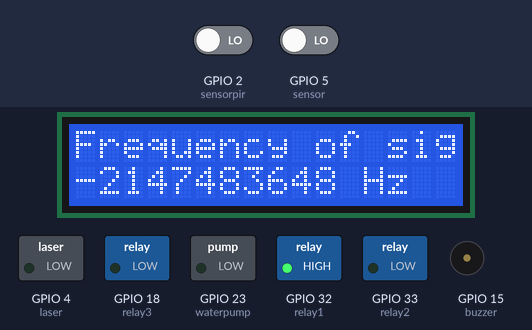
Bench run of a sketch on a simulated ESP32. Parts: 16×2 character LCD, switched loads named in the sketch (green lamp = pin HIGH), buzzer (waves = sounding, pin HIGH). The inputs (shaded band) are chosen by the test bench; at power-on: GPIO 2 (sensorpir) LOW, GPIO 5 (sensor) LOW. What the sketch prints to the serial monitor is not drawn.

Above: at 3.6 s.
3.7 s: GPIO 2 (sensorpir) driven HIGH
At 4.4 s:
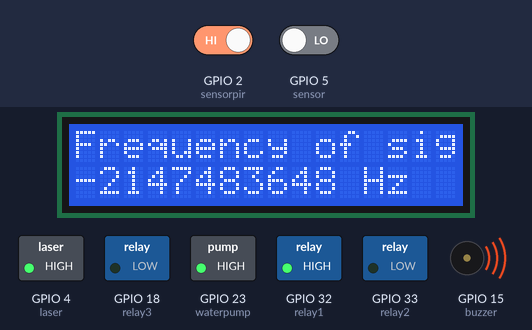
5.5 s: GPIO 2 (sensorpir) driven LOW
At 9.6 s:
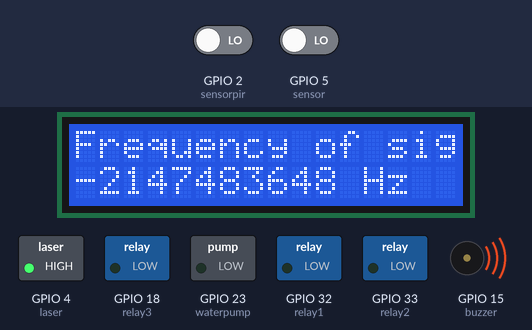
9.7 s: GPIO 2 (sensorpir) driven HIGH
At 13.0 s:
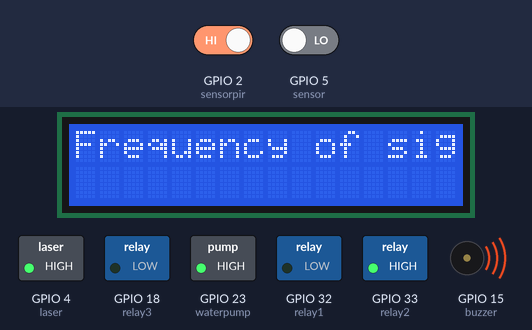
13.6 s: GPIO 2 (sensorpir) driven LOW
At 17.6 s:
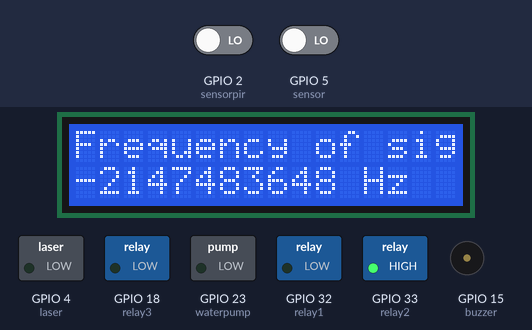
17.8 s: GPIO 2 (sensorpir) driven HIGH and GPIO 5 (sensor) driven HIGH
At 19.8 s:
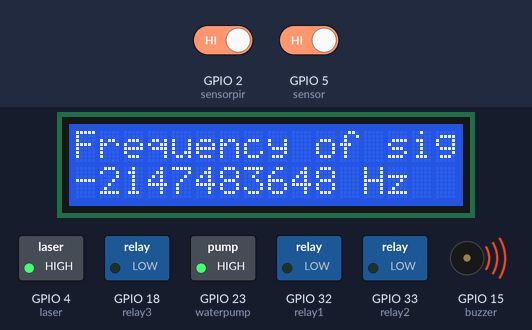
22.0 s: GPIO 2 (sensorpir) driven LOW
At 25.6 s:
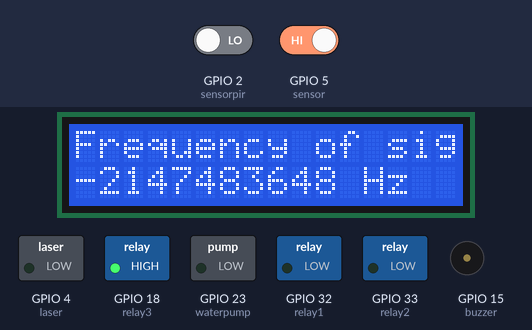
Timing chart, 0 to 27.1 s (numbered marks = the images above; inputs shaded):
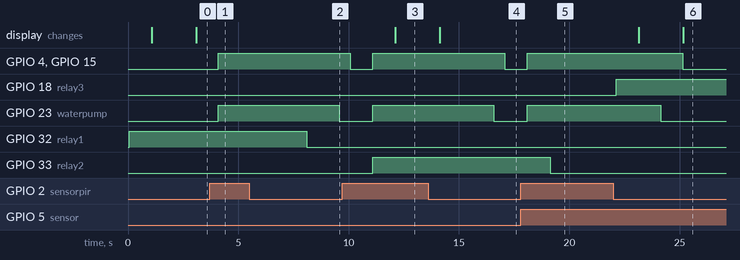

The sketch:

haikal_repellant.ino
```cpp
//INSECT/ANIMAL REPELLENT
//219.92.246.201

#include <LiquidCrystal_I2C.h>
//#include <Wire.h>

TaskHandle_t Task1;
TaskHandle_t Task2;

// set the LCD number of columns and rows
int lcdColumns = 16;
int lcdRows = 2;
LiquidCrystal_I2C lcd(0x27, lcdColumns, lcdRows);

int waterpump = 23;          // the pin that the waterpump is atteched to
int sensor = 5;            // the pin that the sensor is atteched to
int state = LOW;            // by default, no motion detected
int val = 0;                // variable to store the sensor status (value)

int relay1 = 32;
int relay2 = 33;
int relay3 = 18;

int Htime;              //integer for storing high time
int Ltime;              //integer for storing low time
float Ttime;            //integer for storing total time of a cycle
int frequency;        //storing frequency

int sensorpir = 2;
int laser = 4;
int buzzer = 15;

void setup() {
  Serial.begin(115200);

  pinMode(sensor, INPUT);
  pinMode(relay1, OUTPUT);
  pinMode(relay2, OUTPUT);
  pinMode(relay3, OUTPUT);

  pinMode(waterpump, OUTPUT);
  pinMode(sensorpir, INPUT);
  pinMode(laser, OUTPUT);
  pinMode(buzzer, OUTPUT);

  //I2C setup
  lcd.init();
  lcd.backlight();

  //create a task that will be executed in Task1code() func, with priority 1 and executed on core 0
  xTaskCreatePinnedToCore(
          Task1code,
          "Task1",
          10000,
          NULL,
          1,
          &Task1,
          0);
  delay(1000);

   //create a task that will be executed in Task2code() func, with priority 1 and executed on core 1
   xTaskCreatePinnedToCore(
          Task2code,
          "Task2",
          10000,
          NULL,
          1,
          &Task2,
          1);
  delay(1000);
}

void Task1code(void * pvParameters){
  Serial.print("Task1 running on core ");
  Serial.println(xPortGetCoreID());

  for(;;){

    //ReLAY 1
    digitalWrite(relay1,HIGH);
    delay(1000);
    freq();
    digitalWrite(relay1,LOW);
    delay(3000);

    //ReLAY 2
    digitalWrite(relay2,HIGH);
    delay(1000);
    freq();
    digitalWrite(relay2,LOW);
    delay(3000);

    //ReLAY 3
    digitalWrite(relay3,HIGH);
    delay(1000);
    freq();
    digitalWrite(relay3,LOW);
    delay(3000);
  }
}

void Task2code(void * pvParameters){
  Serial.print("Task2 running on core ");
  Serial.println(xPortGetCoreID());

  for(;;){
    spray();
  }
}

void loop(){}


//Code for reading frequency
 void freq(){

    lcd.clear();
    lcd.setCursor(0,0);
    lcd.print("Frequency of sig");

    Htime=pulseIn(sensor,HIGH);      //read high time
    Ltime=pulseIn(sensor,LOW);       //read low time

    Ttime = Htime+Ltime;

    frequency=1000000/Ttime;    //getting frequency with Ttime is in Micro seconds
    lcd.setCursor(0,1);
    lcd.print(frequency);
    lcd.print(" Hz");
    delay(5000);
}

//Code for Motion sensor
 void spray(){
    val = digitalRead(sensorpir);   // read sensor value

  if (val == HIGH) {           // check if the sensor is HIGH
    digitalWrite(waterpump, HIGH);   // turn waterpump ON

    digitalWrite(laser, HIGH);
    digitalWrite(buzzer, HIGH);
    delay(5000);


    if (state == LOW) {
      state = HIGH;       // update variable state to HIGH
      delay(500);
    }
  }
  else {
      digitalWrite(waterpump, LOW); // turn waterpump OFF
      delay(500);

      digitalWrite(laser, LOW);
      digitalWrite(buzzer, LOW);
      delay(500);

        if (state == HIGH){
        state = LOW;       // update variable state to LOW
        delay(500);
    }
  }
}
```

Measured:
- after the input at 3.7 s, GPIO 4 (laser), GPIO 23 (waterpump), GPIO 15 (buzzer): LOW → HIGH after 0.38 s
- after the input at 5.5 s, GPIO 23 (waterpump): HIGH → LOW after 4.1 s
- after the input at 9.7 s, GPIO 23 (waterpump): LOW → HIGH after 1.4 s
- after the input at 13.6 s, GPIO 4 (laser), GPIO 15 (buzzer): HIGH → LOW after 3.5 s; GPIO 23 (waterpump): HIGH → LOW after 3.0 s
- after the input at 17.8 s, GPIO 4 (laser), GPIO 23 (waterpump), GPIO 15 (buzzer): LOW → HIGH after 0.28 s
- after the input at 22.0 s, GPIO 4 (laser), GPIO 15 (buzzer): HIGH → LOW after 3.1 s; GPIO 23 (waterpump): HIGH → LOW after 2.1 s
